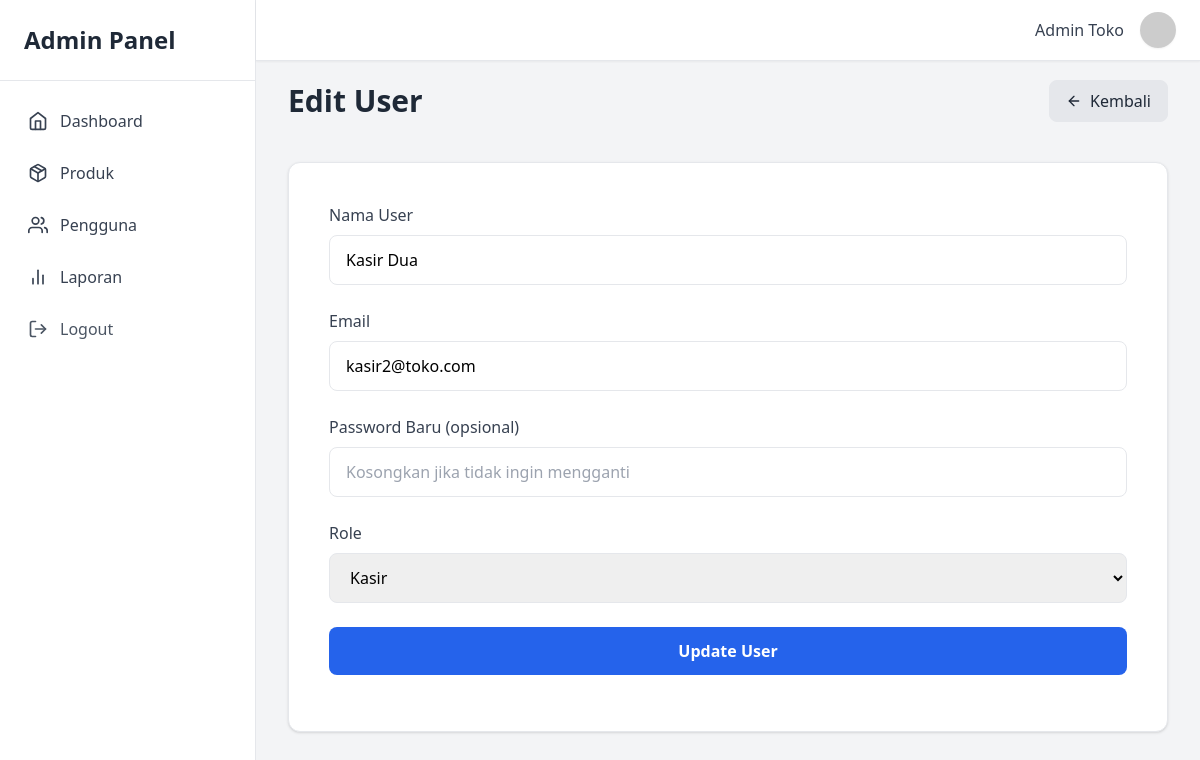
Page /dashboard/user-managements/edit/3 (signed in) on the committed database.
### tables this page shows
CREATE TABLE users (
  id INT AUTO_INCREMENT PRIMARY KEY,
  name VARCHAR(100) NOT NULL,
  email VARCHAR(100) NOT NULL UNIQUE,
  password VARCHAR(255) NOT NULL,
  role ENUM('admin', 'kasir') DEFAULT 'kasir',
  created_at DATETIME DEFAULT CURRENT_TIMESTAMP
);

### dashboard/user-managements/logic/update.php (called while the page is built, shortened)
<?php
include "../../../include/conn.php";
$id = isset($_GET['id']) ? intval($_GET['id']) : 0;
$query = mysqli_query($conn, "SELECT * FROM users WHERE id = $id");
$user = mysqli_fetch_assoc($query);

### dashboard/user-managements/ui/edit.php (the view, shortened to what this page needs)
<?php
include "../../../include/conn.php";
include "../logic/update.php";
?>
<!DOCTYPE html>
<html lang="en">
<head>
  <script src="https://cdn.tailwindcss.com"></script>
</head>
<body class="bg-gray-100">
  <?php include "../../../include/layouts/sidebar.php"; ?>
  <?php include "../../../include/layouts/header.php"; ?>
  <div class="ml-64 pt-20 p-8">
    <div class="flex items-center justify-between mb-10">
      <h1 class="text-3xl font-bold text-gray-800">Edit User</h1>
      <a href="dashboard/user-managements"
        class="flex items-center gap-2 bg-gray-200 text-gray-800 px-4 py-2 rounded-lg border hover:bg-gray-300 transition">
        <i data-feather="arrow-left" class="w-4"></i>
        Kembali
      </a>
    </div>
    <div class="bg-white border rounded-xl shadow p-10 max-w-full">
      <form action="dashboard/user-managements/update/<?= $id ?>" method="POST" class="space-y-6">
        <div>
          <label class="block mb-2 text-gray-700 font-medium">Nama User</label>
          <input type="text" name="name" value="<?= htmlspecialchars($user['name']); ?>" required
            class="w-full px-4 py-3 border rounded-lg focus:ring-2 focus:ring-blue-500 focus:outline-none"
            placeholder="Masukkan nama user...">
        </div>
        <div>
          <label class="block mb-2 text-gray-700 font-medium">Email</label>
          <input type="email" name="email" value="<?= htmlspecialchars($user['email']); ?>" required
            class="w-full px-4 py-3 border rounded-lg focus:ring-2 focus:ring-blue-500 focus:outline-none"
            placeholder="Masukkan email...">
        </div>
        <div>
          <label class="block mb-2 text-gray-700 font-medium">Password Baru (opsional)</label>
          <input type="password" name="password"
            class="w-full px-4 py-3 border rounded-lg focus:ring-2 focus:ring-blue-500 focus:outline-none"
            placeholder="Kosongkan jika tidak ingin mengganti">
        </div>
        <div>
          <label class="block mb-2 text-gray-700 font-medium">Role</label>
          <select name="role" class="w-full px-4 py-3 border rounded-lg focus:ring-2 focus:ring-blue-500 focus:outline-none">
            <option value="kasir" <?= $user['role'] == 'kasir' ? 'selected' : '' ?>>Kasir</option>
          </select>
        </div>
        <button type="submit"
          class="w-full py-3 rounded-lg bg-blue-600 hover:bg-blue-700 text-white font-semibold transition">
          Update User
        </button>
      </form>
    </div>
  </div>
</body>
</html>

### rows in the picture
users: name "Kasir Dua", email "kasir2@toko.com", role "Kasir"

### other values in the picture
$_SESSION['user_name'] "Admin Toko"
